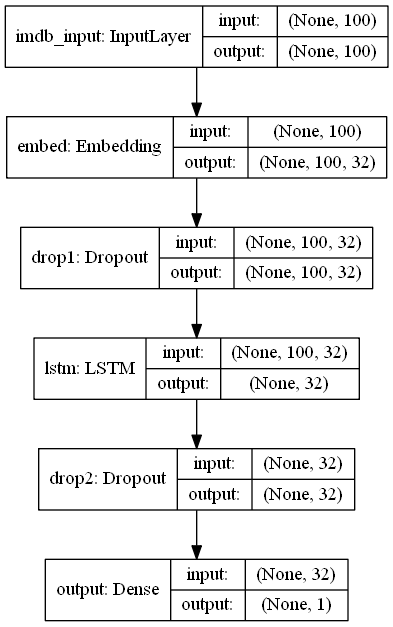

Reproduce this figure in Python.
import numpy as np
from tensorflow.keras.datasets import imdb
from tensorflow.keras.preprocessing import sequence
from tensorflow.keras.models import Model
from tensorflow.keras.layers import Dense, Input, Dropout, Embedding, LSTM

seed = 10
np.random.seed(seed)  # 指定亂數種子
# 載入 IMDb 資料集
top_words = 1000
(X_train, Y_train), (X_test, Y_test) = imdb.load_data(
                                num_words=top_words)
# 資料預處理
max_words = 100
X_train = sequence.pad_sequences(X_train, maxlen=max_words)
X_test = sequence.pad_sequences(X_test, maxlen=max_words)
# 定義模型
imdb_input = Input(shape=(100,), dtype="int32",
                   name="imdb_input")
embed = Embedding(top_words, 32, input_length=max_words,
                    name="embed")(imdb_input)
drop1 = Dropout(0.25, name="drop1")(embed)
lstm = LSTM(32, name="lstm")(drop1)
drop2 = Dropout(0.25, name="drop2")(lstm)
output = Dense(1, activation="sigmoid", 
               name="output")(drop2)
model = Model(inputs=imdb_input, outputs=output)
model.summary()   # 顯示模型摘要資訊
from tensorflow.keras.utils import plot_model

plot_model(model, to_file="Ch16_3a.png", show_shapes=True)
# 編譯模型
model.compile(loss="binary_crossentropy", optimizer="rmsprop", 
              metrics=["accuracy"])
# 訓練模型
history = model.fit(X_train, Y_train, validation_split=0.2, 
          epochs=5, batch_size=128, verbose=2)
# 評估模型
loss, accuracy = model.evaluate(X_test, Y_test, verbose=0)
print("測試資料集的準確度 = {:.2f}".format(accuracy))
# 顯示訓練和驗證損失圖表
import matplotlib.pyplot as plt

loss = history.history["loss"]
epochs = range(1, len(loss)+1)
val_loss = history.history["val_loss"]
plt.plot(epochs, loss, "bo", label="Training Loss")
plt.plot(epochs, val_loss, "r", label="Validation Loss")
plt.title("Training and Validation Loss")
plt.xlabel("Epochs")
plt.ylabel("Loss")
plt.legend()
plt.show()
# 顯示訓練和驗證準確度
acc = history.history["accuracy"]
epochs = range(1, len(acc)+1)
val_acc = history.history["val_accuracy"]
plt.plot(epochs, acc, "b-", label="Training Acc")
plt.plot(epochs, val_acc, "r--", label="Validation Acc")
plt.title("Training and Validation Accuracy")
plt.xlabel("Epochs")
plt.ylabel("Accuracy")
plt.legend()
plt.show()
